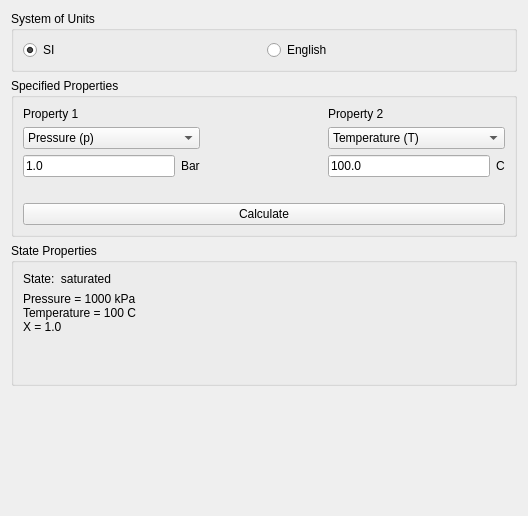
<?xml version="1.0" encoding="UTF-8"?>
<ui version="4.0">
 <class>_frm_StateCalculator</class>
 <widget class="QWidget" name="_frm_StateCalculator">
  <property name="geometry">
   <rect>
    <x>0</x>
    <y>0</y>
    <width>528</width>
    <height>516</height>
   </rect>
  </property>
  <property name="windowTitle">
   <string>Thermodynamic State Calculator</string>
  </property>
  <layout class="QVBoxLayout" name="verticalLayout">
   <item>
    <widget class="QGroupBox" name="_grp_Units">
     <property name="title">
      <string>System of Units</string>
     </property>
     <layout class="QHBoxLayout" name="horizontalLayout_2">
      <item>
       <widget class="QRadioButton" name="_rdo_SI">
        <property name="text">
         <string>SI</string>
        </property>
        <property name="checked">
         <bool>true</bool>
        </property>
       </widget>
      </item>
      <item>
       <widget class="QRadioButton" name="_rdo_English">
        <property name="text">
         <string>English</string>
        </property>
       </widget>
      </item>
     </layout>
    </widget>
   </item>
   <item>
    <widget class="QGroupBox" name="_grp_SpecifiedProperties">
     <property name="title">
      <string>Specified Properties</string>
     </property>
     <layout class="QGridLayout" name="gridLayout">
      <item row="2" column="0">
       <widget class="QLineEdit" name="_le_Property1">
        <property name="text">
         <string>1.0</string>
        </property>
       </widget>
      </item>
      <item row="2" column="3">
       <widget class="QLineEdit" name="_le_Property2">
        <property name="text">
         <string>100.0</string>
        </property>
       </widget>
      </item>
      <item row="2" column="1">
       <widget class="QLabel" name="_lbl_Property1_Units">
        <property name="text">
         <string>Bar</string>
        </property>
       </widget>
      </item>
      <item row="1" column="0" colspan="2">
       <widget class="QComboBox" name="_cmb_Property1">
        <item>
         <property name="text">
          <string>Pressure (p)</string>
         </property>
        </item>
        <item>
         <property name="text">
          <string>Temperature (T)</string>
         </property>
        </item>
        <item>
         <property name="text">
          <string>Quality (x)</string>
         </property>
        </item>
        <item>
         <property name="text">
          <string>Specific Internal Energy (u)</string>
         </property>
        </item>
        <item>
         <property name="text">
          <string>Specific Enthalpy (h)</string>
         </property>
        </item>
        <item>
         <property name="text">
          <string>Specific Volume (v)</string>
         </property>
        </item>
        <item>
         <property name="text">
          <string>Specific Entropy (s)</string>
         </property>
        </item>
       </widget>
      </item>
      <item row="2" column="4">
       <widget class="QLabel" name="_lbl_Property2_Units">
        <property name="text">
         <string>C</string>
        </property>
       </widget>
      </item>
      <item row="0" column="0">
       <widget class="QLabel" name="_lbl_Property1">
        <property name="text">
         <string>Property 1</string>
        </property>
       </widget>
      </item>
      <item row="0" column="3">
       <widget class="QLabel" name="_lbl_Property2">
        <property name="text">
         <string>Property 2</string>
        </property>
       </widget>
      </item>
      <item row="3" column="0" colspan="5">
       <widget class="QLabel" name="_lbl_Warning">
        <property name="text">
         <string/>
        </property>
       </widget>
      </item>
      <item row="1" column="3" colspan="2">
       <widget class="QComboBox" name="_cmb_Property2">
        <property name="currentIndex">
         <number>1</number>
        </property>
        <item>
         <property name="text">
          <string>Pressure (p)</string>
         </property>
        </item>
        <item>
         <property name="text">
          <string>Temperature (T)</string>
         </property>
        </item>
        <item>
         <property name="text">
          <string>Quality (x)</string>
         </property>
        </item>
        <item>
         <property name="text">
          <string>Specific Internal Energy (u)</string>
         </property>
        </item>
        <item>
         <property name="text">
          <string>Specific Enthalpy (h)</string>
         </property>
        </item>
        <item>
         <property name="text">
          <string>Specific Volume (v)</string>
         </property>
        </item>
        <item>
         <property name="text">
          <string>Specific Entropy (s)</string>
         </property>
        </item>
       </widget>
      </item>
      <item row="4" column="0" colspan="5">
       <widget class="QPushButton" name="_pb_Calculate">
        <property name="text">
         <string>Calculate</string>
        </property>
       </widget>
      </item>
      <item row="2" column="2">
       <spacer name="horizontalSpacer">
        <property name="orientation">
         <enum>Qt::Horizontal</enum>
        </property>
        <property name="sizeHint" stdset="0">
         <size>
          <width>40</width>
          <height>20</height>
         </size>
        </property>
       </spacer>
      </item>
     </layout>
    </widget>
   </item>
   <item>
    <widget class="QGroupBox" name="_grp_StateProperties">
     <property name="title">
      <string>State Properties</string>
     </property>
     <layout class="QVBoxLayout" name="verticalLayout_2">
      <item>
       <widget class="QLabel" name="_lbl_State">
        <property name="text">
         <string>State:  saturated</string>
        </property>
       </widget>
      </item>
      <item>
       <widget class="QLabel" name="_lbl_StateProperties">
        <property name="text">
         <string>Pressure = 1000 kPa
Temperature = 100 C
X = 1.0</string>
        </property>
       </widget>
      </item>
      <item>
       <widget class="QLabel" name="_lbl_SatLiqProps">
        <property name="text">
         <string/>
        </property>
       </widget>
      </item>
      <item>
       <widget class="QLabel" name="_lbl_SatVapProps">
        <property name="text">
         <string/>
        </property>
       </widget>
      </item>
     </layout>
    </widget>
   </item>
   <item>
    <spacer name="verticalSpacer">
     <property name="orientation">
      <enum>Qt::Vertical</enum>
     </property>
     <property name="sizeHint" stdset="0">
      <size>
       <width>20</width>
       <height>40</height>
      </size>
     </property>
    </spacer>
   </item>
  </layout>
 </widget>
 <resources/>
 <connections/>
</ui>
